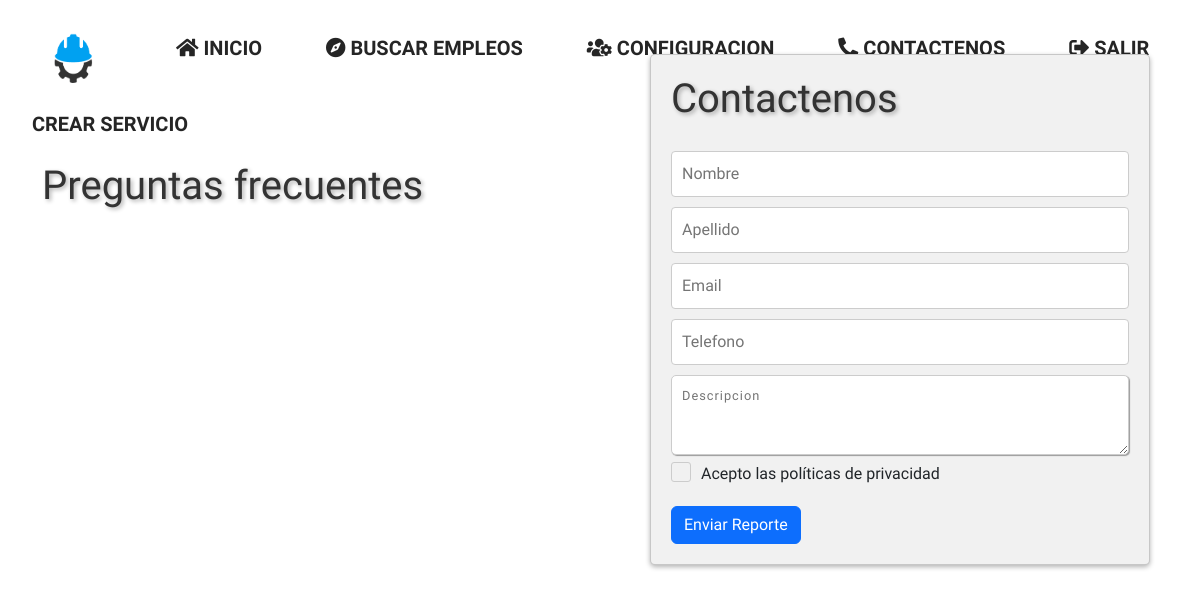
Page /usuario/contactenos.php on the earlier database version.
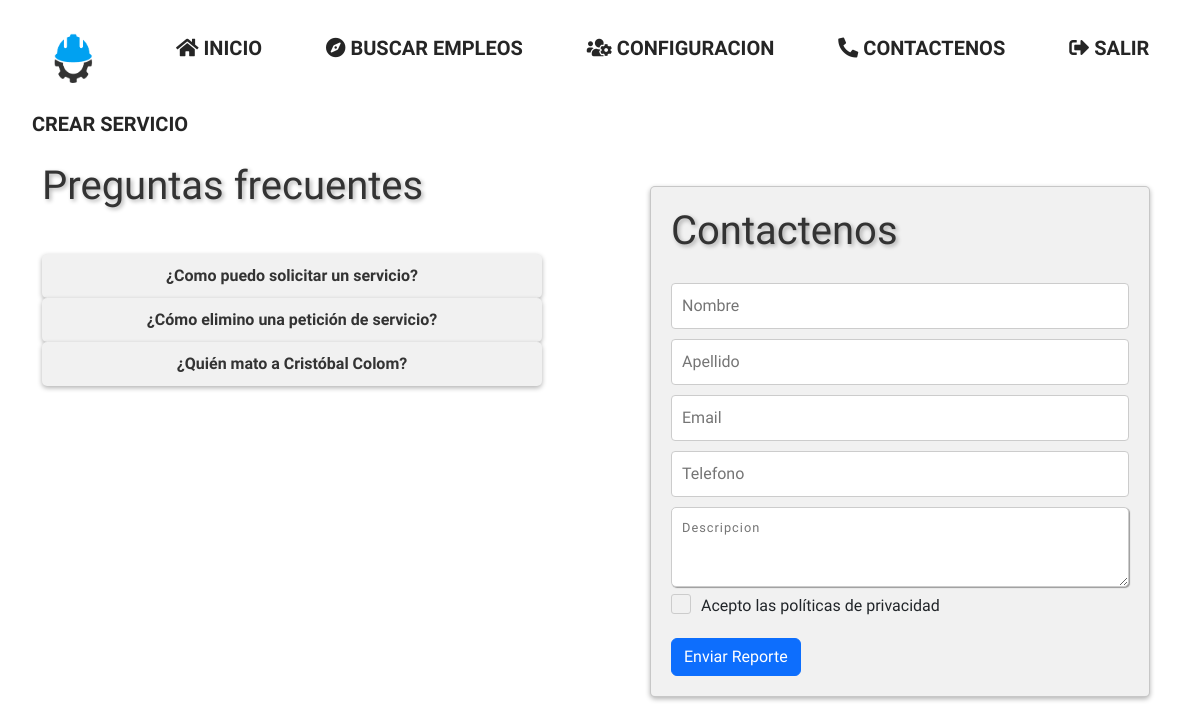
Same page on the later database version.
### tables this page shows
CREATE TABLE `frecuentes` (
  `ID` int(11) NOT NULL PRIMARY KEY AUTO_INCREMENT,
  `TITULO` varchar(200) NOT NULL,
  `SOLUCION` text NOT NULL
);

### usuario/contactenos.php (the view, shortened to what this page needs)
<?php
  include('../Crearservicios/bd/cons.php');
include("../nav/cabecera.php");
?>
<!doctype html>
<html lang="es">
<head>
  <link href="https://cdn.jsdelivr.net/npm/bootstrap@5.2.1/dist/css/bootstrap.min.css" rel="stylesheet"
>
  <link rel="stylesheet" href="/worktogo/css/csscontactenos.css">
  <link rel="stylesheet" href="/worktogo/css/csscrearservicios.css">
</head>
<body>
<div class="container-fluid">
  <div class="row">
    <div class="col-md-7">
      <div class="titulo-contac" style='text-aling: left;'><h1>Preguntas frecuentes</h1></div><br>
        <table>
          <tbody>
          <?php
            $sentenciaSQL = $conexion->prepare("SELECT TITULO FROM frecuentes");
            $sentenciaSQL->execute();
            $listapreguntas=$sentenciaSQL->fetchAll(PDO::FETCH_ASSOC);
            foreach($listapreguntas as $preguntas){?>
              <input type='submit' style='width: 500px' name='accion' value='<?php echo $preguntas ['TITULO'] ?>' class='btn-frecuencia'>
            <?php } ?>
        </tbody>
      </table>
    </div>
  </div>
</div>
<div class="card">
  <form method="post">
  <label class="titulo-contacto"><h1>Contactenos</h1></label>
  <input type="text" placeholder="Nombre" name='nombre' >
  <input type="text" placeholder="Apellido" name='apellido' >
  <input type="text" placeholder="Email" name='email' >
  <input type="text" placeholder="Telefono" name='telefono' >
  <textarea style='width-max: auto;' rows="3" cols="70" placeholder="Descripcion" name='descripcion'></textarea><br>
  <label class="checkbox-container">
    Acepto las políticas de privacidad
    <span class="checkmark"></span>
  </label>
  <input type="submit" value="Enviar Reporte" class="btn btn-primary" name="accion">
  </form>
</div>
</body>
</html>

### nav/cabecera.php (shortened to what this page needs)
<!DOCTYPE html>
<html lang="en">
<head>
    <link rel="stylesheet" href="../css/bootstrap.min.css">
    <link rel="stylesheet" href="https://cdnjs.cloudflare.com/ajax/libs/font-awesome/5.15.4/css/all.min.css"/>
    <link rel="stylesheet" href="../css/navcss.css?h">
    <link rel="stylesheet" href="../css/cssinicio.css?jk">
</head>
<body>
<ul class="nav">
<li><a href="#">
    <img src="../imgs/aea.png" >
</a></li>
  <li><a href="../index.php">
  <i class="fas fa-home"></i>
    Inicio</a></li>
  <li><a href="../usuario/buscarempleos.php">
  <i class="fas fa-compass"></i>
    Buscar empleos</a></li>
  <li><a href="#">
  <i class="fas fa-users-cog"></i>
  Configuracion</a></li>
  <li><a href="#">
  <i class="fas fa-phone-alt"></i>
  Contactenos</a></li>
  <li><a href="../index.php">
  <i class="fas fa-sign-out-alt"></i>
  Salir</a></li>
  <li><a href="../crearservicios/index.php">Crear servicio</a></li>
</ul>
    <div class="container">
        <div class="row">

### css/navcss.css (style rules this page uses)
body { background: #ffffff; padding: 50px 0; }
.nav { font-family: 'Titillium Web'; text-transform: uppercase; text-align: center; font-weight: 600; }
.nav * { box-sizing: border-box; transition: all .35s ease; }
.nav li { display: inline-block; list-style: outside none none; margin: .5em 1em; padding: 0; }
.nav a { padding: .5em .8em; color: rgba(0, 0, 0, 0.856); position: relative; text-decoration: none; font-size: 20px; top: -50%; }
.nav a::before, .nav a::after { content: ''; height: 14px; width: 14px; position: absolute; transition: all .35s ease; opacity: 0; }
.nav a::before { content: ''; right: 0; top: 0; border-top: 3px solid #366bce; border-right: 3px solid #235dca; transform: translate(-100%, 50%); }
.nav a:after { content: ''; left: 0; bottom: 0; border-bottom: 3px solid #3d61a3; border-left: 3px solid #3d61a3; transform: translate(100%, -50%) }
.nav img { width: 80px; height: 50px; border-radius: 50%; }

### css/cssinicio.css (style rules this page uses)
* { font-family: 'Titillium Web'; }

### css/csscontactenos.css (style rules this page uses)
.btn-frecuencia { display: block; width: 500px; padding: 10px; border: none; border-radius: 5px; background-color: #f1f1f1; color: #333; font-size: 16px; font-weight: bold; text-align: center; text-decoration: none; cursor: pointer; box-shadow: 0 2px 5px rgba(0, 0, 0, 0.3); transition: background-color 0.3s, transform 0.3s; }
.titulo-contacto { text-align: center; font-size: 24px; color: #333; text-shadow: 2px 2px 4px rgba(0, 0, 0, 0.3); margin-bottom: 20px; }
.titulo-contac { font-size: 24px; color: #333; text-shadow: 2px 2px 4px rgba(0, 0, 0, 0.3); margin-bottom: 20px; }
.card { background-color: #f1f1f1; border-radius: 5px; box-shadow: 0 2px 5px rgba(0, 0, 0, 0.3); padding: 20px; max-width: 400px; margin: 0 auto; min-width: 500px; position: relative; top: -200px; left: 300px; }
.card input[type="text"] { display: block; width: 100%; margin-bottom: 10px; padding: 10px; border: 1px solid #ccc; border-radius: 4px; box-sizing: border-box; }
.card label.checkbox-container { display: block; position: relative; padding-left: 30px; margin-bottom: 20px; cursor: pointer; font-size: 16px; user-select: none; }
.card label.checkbox-container .checkmark { position: absolute; top: 0; left: 0; height: 20px; width: 20px; background-color: #f1f1f1; border: 1px solid #ccc; border-radius: 3px; }
.card label.checkbox-container .checkmark:after { content: ""; position: absolute; display: none; }
.card label.checkbox-container .checkmark:after { left: 7px; top: 3px; width: 5px; height: 10px; border: solid white; border-width: 0 3px 3px 0; transform: rotate(45deg); }

### css/csscrearservicios.css (style rules this page uses)
textarea { font-size: 0.8rem; letter-spacing: 1px; }
textarea { padding: 10px; max-width: 100%; line-height: 1.5; border-radius: 5px; border: 1px solid #ccc; box-shadow: 1px 1px 1px #999; }

Differences in the rows shown:
added frecuentes: accion "¿Como puedo solicitar un servicio?"
added frecuentes: accion "¿Cómo elimino una petición de servicio?"
added frecuentes: accion "¿Quién mato a Cristóbal Colom?"
